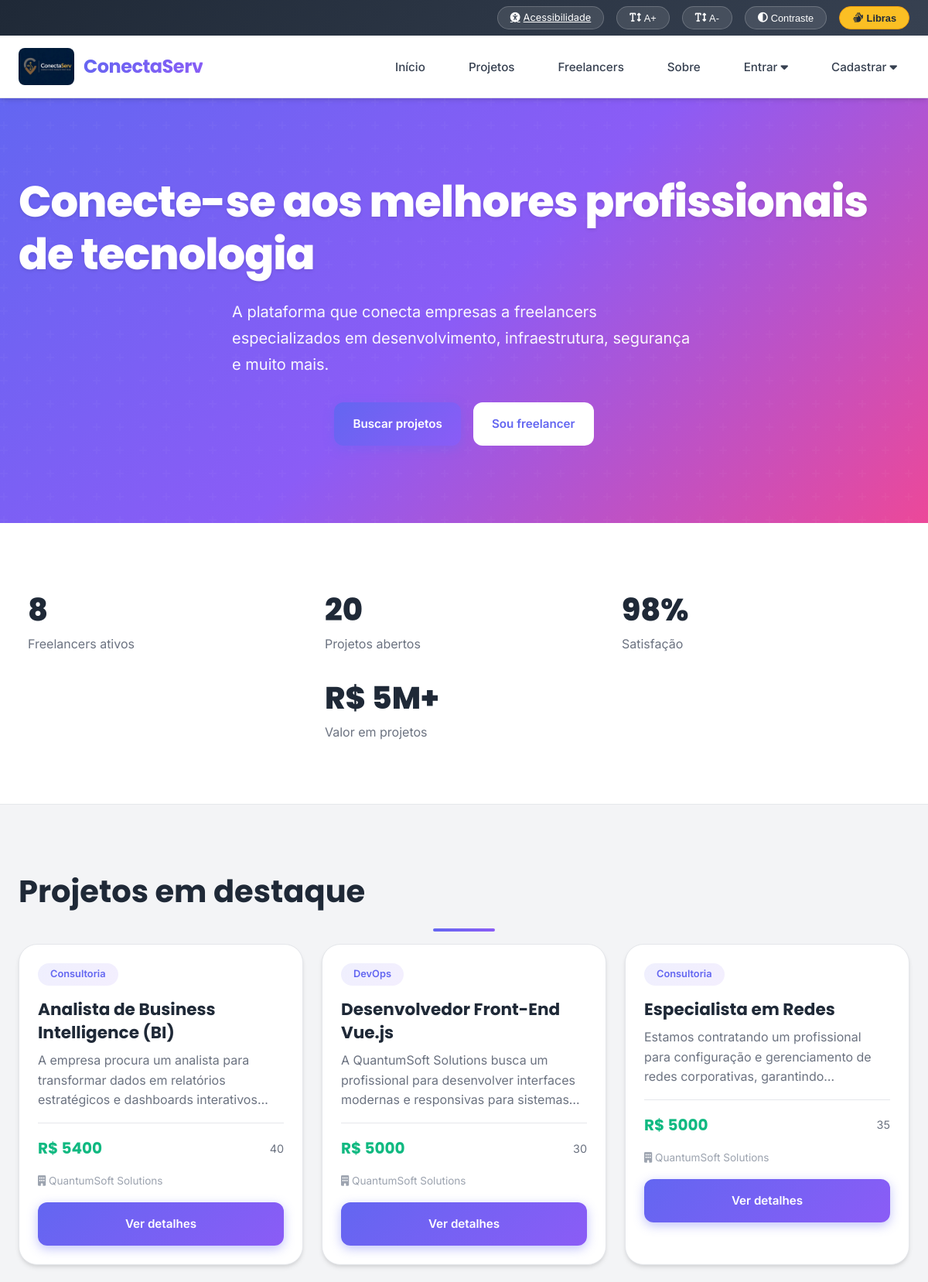
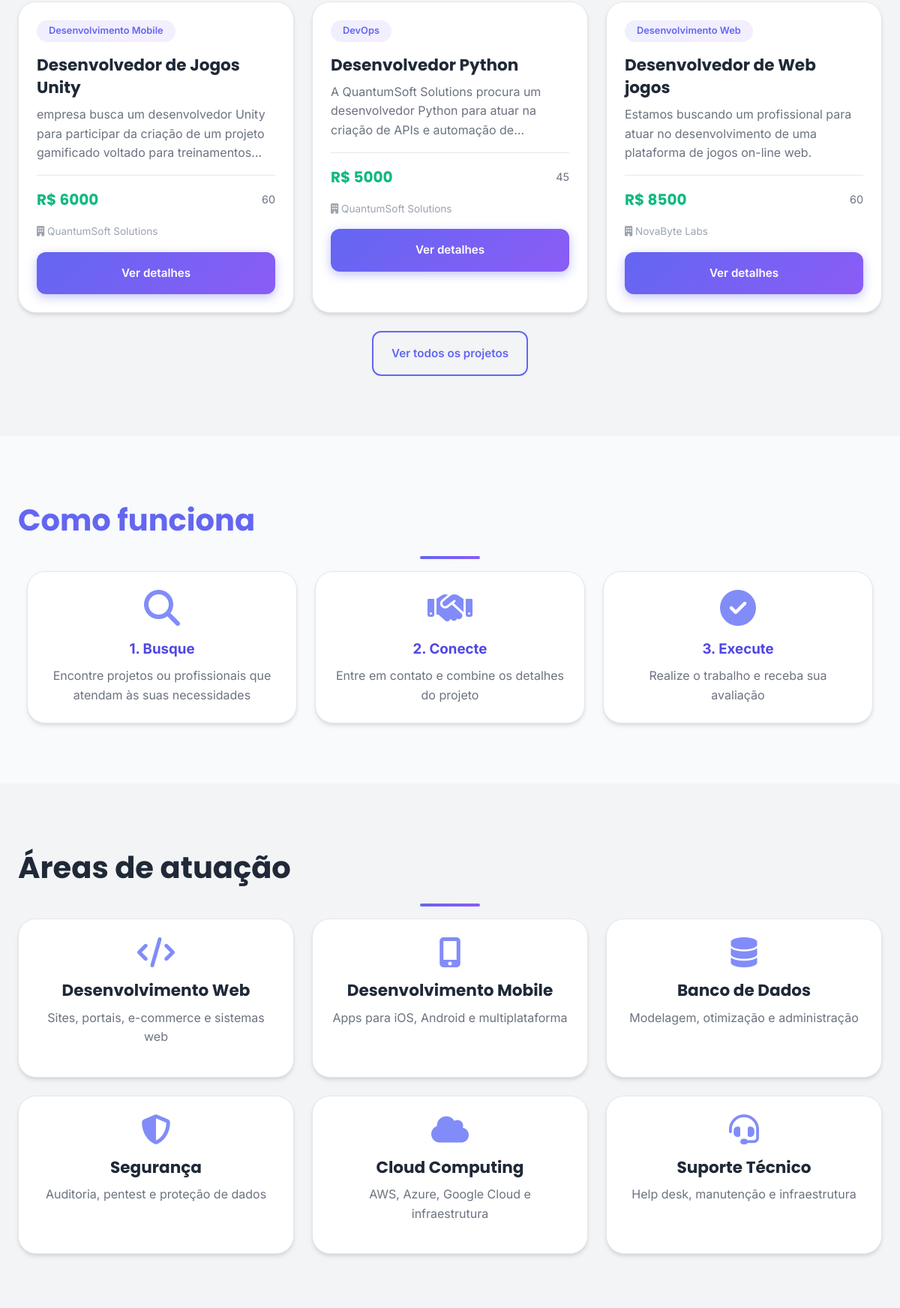
The page / (upper part) on the database its author committed (2 pictures, top to bottom).
### tables this page shows
CREATE TABLE projetos (
            id INTEGER PRIMARY KEY AUTOINCREMENT,
            empresa_id INTEGER NOT NULL,
            titulo TEXT NOT NULL,
            descricao TEXT NOT NULL,
            categoria TEXT NOT NULL,
            habilidades_requeridas TEXT,
            presupuesto DECIMAL(10,2),
            prazo DATE,
            nivel_experiencia TEXT,
            status TEXT DEFAULT 'aberto',
            data_criacao TIMESTAMP DEFAULT CURRENT_TIMESTAMP,
            FOREIGN KEY (empresa_id) REFERENCES empresas(id)
        );

CREATE TABLE empresas (
            id INTEGER PRIMARY KEY AUTOINCREMENT,
            nome_empresa TEXT NOT NULL,
            cnpj TEXT UNIQUE,
            email TEXT UNIQUE NOT NULL,
            senha TEXT NOT NULL,
            telefone TEXT,
            descricao TEXT,
            setor TEXT,
            site TEXT,
            data_cadastro TIMESTAMP DEFAULT CURRENT_TIMESTAMP,
            status TEXT DEFAULT 'ativo'
        , nota_media DECIMAL(3,2) DEFAULT 0, user_id INTEGER);

### app.py (the view)
@app.route('/')
def index():
    conn = criar_conexao()
    cursor = conn.cursor()
    cursor.execute("SELECT COUNT(*) FROM freelancers WHERE status = 'ativo'")
    total_freelancers = cursor.fetchone()[0]
    cursor.execute("SELECT COUNT(*) FROM projetos WHERE status = 'aberto'")
    total_projetos = cursor.fetchone()[0]
    cursor.execute('''
        SELECT p.*, e.nome_empresa
        FROM projetos p
        JOIN empresas e ON p.empresa_id = e.id
        WHERE p.status = 'aberto'
        ORDER BY p.data_criacao DESC
        LIMIT 6
    ''')
    projetos_recentes = cursor.fetchall()
    conn.close()
    return render_template('index.html',
                         freelancers=total_freelancers,
                         projetos=total_projetos,
                         projetos_recentes=projetos_recentes)

### app.py (called while the page is built)
@app.context_processor
def inject_globals():
    return {
        'flash_messages': get_flashed_messages(with_categories=True),
        'alert_class': lambda category: ALERT_CLASS_MAP.get(category, category),
        'textos': obter_textos(),
        't': obter_textos(),
    }

### database/database.py (called while the page is built)
def configurar_sqlite(conn):
    conn.execute('PRAGMA journal_mode=WAL')
    conn.execute('PRAGMA busy_timeout=60000')
    conn.execute('PRAGMA synchronous=NORMAL')
    conn.execute('PRAGMA foreign_keys=ON')
    conn.execute('PRAGMA wal_checkpoint(PASSIVE)')

def criar_conexao():
    conn = sqlite3.connect(DB_PATH, timeout=60)
    conn.row_factory = sqlite3.Row
    configurar_sqlite(conn)
    return conn

### textos_pt.py (called while the page is built)
def obter_textos():
    return TEXTOS

### templates/index.html (shortened to what this page needs)
{% extends "base.html" %}
{% block content %}
<section class="hero">
    <div class="container">
        <h1>{{ t.index.hero_titulo }}</h1>
        <p>{{ t.index.hero_texto }}</p>
        <div class="hero-buttons">
            <a href="{{ url_for('projetos') }}" class="btn btn-primary">{{ t.index.buscar_projetos }}</a>
            <a href="{{ url_for('cadastro_freelancer') }}" class="btn btn-white">{{ t.footer.sou_freelancer }}</a>
        </div>
    </div>
</section>
<section class="stats">
    <div class="container">
        <div class="stats-grid">
            <div class="stat-item">
                <span class="stat-number">{{ freelancers }}</span>
                <span class="stat-label">{{ t.index.freelancers_ativos }}</span>
            </div>
            <div class="stat-item">
                <span class="stat-number">{{ projetos }}</span>
                <span class="stat-label">{{ t.index.projetos_abertos }}</span>
            </div>
            <div class="stat-item">
                <span class="stat-number">98%</span>
                <span class="stat-label">{{ t.index.satisfacao }}</span>
            </div>
            <div class="stat-item">
                <span class="stat-number">R$ 5M+</span>
                <span class="stat-label">{{ t.index.valor_projetos }}</span>
            </div>
        </div>
    </div>
</section>
<section class="section">
    <div class="container">
        <h2 class="section-title">{{ t.index.destaque }}</h2>
        <div class="projetos-grid">
            {% for projeto in projetos_recentes %}
            <div class="projeto-card">
                <span class="projeto-categoria">{{ projeto.categoria }}</span>
                <h3 class="projeto-titulo">{{ projeto.titulo }}</h3>
                <p class="projeto-descricao">{{ projeto.descricao }}</p>
                <div class="projeto-info">
                    <span class="projeto-budget">R$ {{ projeto.presupuesto|default(0)|round(2) }}</span>
                    <span class="projeto-prazo">{{ projeto.prazo }}</span>
                </div>
                <p class="projeto-empresa mt-2"><i class="fas fa-building"></i> {{ projeto.nome_empresa }}</p>
                <a href="{{ url_for('detalhes_projeto', projeto_id=projeto.id) }}" class="btn btn-primary btn-block mt-2">{{ t.comum.ver_detalhes }}</a>
            </div>
            {% endfor %}
        </div>
        <div class="text-center mt-3">
            <a href="{{ url_for('projetos') }}" class="btn btn-outline">{{ t.index.ver_todos }}</a>
        </div>
    </div>
</section>
<section class="section" style="background-color: var(--bege-claro);">
    <div class="container">
        <h2 class="section-title section-title-logo">{{ t.index.como_funciona }}</h2>
        <div class="stats-grid">
            <div class="stat-item">
                <div class="card" style="text-align: center;">
                    <i class="fas fa-search" style="font-size: 3rem; color: var(--azul-claro); margin-bottom: var(--espaco-medio);"></i>
                    <h3 style="color: var(--azul-escuro); margin-bottom: var(--espaco-pequeno);">{{ t.index.passo1_titulo }}</h3>
                    <p style="color: var(--cinza-medio);">{{ t.index.passo1_texto }}</p>
                </div>
            </div>
            <div class="stat-item">
                <div class="card" style="text-align: center;">
                    <i class="fas fa-handshake" style="font-size: 3rem; color: var(--azul-claro); margin-bottom: var(--espaco-medio);"></i>
                    <h3 style="color: var(--azul-escuro); margin-bottom: var(--espaco-pequeno);">{{ t.index.passo2_titulo }}</h3>
                    <p style="color: var(--cinza-medio);">{{ t.index.passo2_texto }}</p>
                </div>
            </div>
            <div class="stat-item">
                <div class="card" style="text-align: center;">
                    <i class="fas fa-check-circle" style="font-size: 3rem; color: var(--azul-claro); margin-bottom: var(--espaco-medio);"></i>
                    <h3 style="color: var(--azul-escuro); margin-bottom: var(--espaco-pequeno);">{{ t.index.passo3_titulo }}</h3>
                    <p style="color: var(--cinza-medio);">{{ t.index.passo3_texto }}</p>
                </div>
            </div>
        </div>
    </div>
</section>
<section class="section">
    <div class="container">
        <h2 class="section-title">{{ t.index.areas }}</h2>
        <div class="projetos-grid">
            <div class="projeto-card" style="text-align: center;">
                <i class="fas fa-code" style="font-size: 2.5rem; color: var(--azul-claro); margin-bottom: var(--espaco-medio);"></i>
                <h3 class="projeto-titulo">Desenvolvimento Web</h3>
                <p class="projeto-descricao">Sites, portais, e-commerce e sistemas web</p>
            </div>
            <div class="projeto-card" style="text-align: center;">
                <i class="fas fa-mobile-alt" style="font-size: 2.5rem; color: var(--azul-claro); margin-bottom: var(--espaco-medio);"></i>
                <h3 class="projeto-titulo">Desenvolvimento Mobile</h3>
                <p class="projeto-descricao">Apps para iOS, Android e multiplataforma</p>
            </div>
            <div class="projeto-card" style="text-align: center;">
                <i class="fas fa-database" style="font-size: 2.5rem; color: var(--azul-claro); margin-bottom: var(--espaco-medio);"></i>
                <h3 class="projeto-titulo">Banco de Dados</h3>
                <p class="projeto-descricao">Modelagem, otimização e administração</p>
            </div>
            <div class="projeto-card" style="text-align: center;">
                <i class="fas fa-shield-alt" style="font-size: 2.5rem; color: var(--azul-claro); margin-bottom: var(--espaco-medio);"></i>
                <h3 class="projeto-titulo">Segurança</h3>
                <p class="projeto-descricao">Auditoria, pentest e proteção de dados</p>
            </div>
            <div class="projeto-card" style="text-align: center;">
                <i class="fas fa-cloud" style="font-size: 2.5rem; color: var(--azul-claro); margin-bottom: var(--espaco-medio);"></i>
                <h3 class="projeto-titulo">Cloud Computing</h3>
                <p class="projeto-descricao">AWS, Azure, Google Cloud e infraestrutura</p>
            </div>
            <div class="projeto-card" style="text-align: center;">
                <i class="fas fa-headset" style="font-size: 2.5rem; color: var(--azul-claro); margin-bottom: var(--espaco-medio);"></i>
                <h3 class="projeto-titulo">Suporte Técnico</h3>
                <p class="projeto-descricao">Help desk, manutenção e infraestrutura</p>
            </div>
        </div>
    </div>
</section>
{% endblock %}

### rows shown on the page
projetos: categoria "Consultoria", titulo "Analista de Business Intelligence (BI)", descricao "A empresa procura um analista para transformar dados em relatórios estratégicos e dashboards…", presupuesto "5400", prazo "40", nome_empresa "QuantumSoft Solutions", comum.ver_detalhes "Ver detalhes"
projetos: categoria "DevOps", titulo "Desenvolvedor Front-End Vue.js", descricao "A QuantumSoft Solutions busca um profissional para desenvolver interfaces modernas e responsivas para…", presupuesto "5000", prazo "30", nome_empresa "QuantumSoft Solutions", comum.ver_detalhes "Ver detalhes"
projetos: categoria "Consultoria", titulo "Especialista em Redes", descricao "Estamos contratando um profissional para configuração e gerenciamento de redes corporativas,…", presupuesto "5000", prazo "35", nome_empresa "QuantumSoft Solutions", comum.ver_detalhes "Ver detalhes"
projetos: categoria "Desenvolvimento Mobile", titulo "Desenvolvedor de Jogos Unity", descricao "empresa busca um desenvolvedor Unity para participar da criação de um projeto gamificado voltado para…", presupuesto "6000", prazo "60", nome_empresa "QuantumSoft Solutions", comum.ver_detalhes "Ver detalhes"
projetos: categoria "DevOps", titulo "Desenvolvedor Python", descricao "A QuantumSoft Solutions procura um desenvolvedor Python para atuar na criação de APIs e automação…", presupuesto "5000", prazo "45", nome_empresa "QuantumSoft Solutions", comum.ver_detalhes "Ver detalhes"
projetos: categoria "Desenvolvimento Web", titulo "Desenvolvedor de Web jogos", descricao "Estamos buscando um profissional para atuar no desenvolvimento de uma plataforma de jogos on-line web.", presupuesto "8500", prazo "60", nome_empresa "NovaByte Labs", comum.ver_detalhes "Ver detalhes"

### other values the page prints
{{ t.nav.acessibilidade }} "Acessibilidade"
{{ t.nav.libras }} "Libras"
{{ t.site.nome }} "ConectaServ"
{{ t.nav.inicio }} "Início"
{{ t.nav.projetos }} "Projetos"
{{ t.nav.freelancers }} "Freelancers"
{{ t.nav.sobre }} "Sobre"
{{ t.nav.entrar }} "Entrar"
{{ t.nav.cadastrar }} "Cadastrar"
{{ t.index.hero_titulo }} "Conecte-se aos melhores profissionais de tecnologia"
{{ t.index.hero_texto }} "A plataforma que conecta empresas a freelancers especializados em desenvolvimento, infraestrutura, segurança e muito mais."
{{ t.index.buscar_projetos }} "Buscar projetos"
{{ t.footer.sou_freelancer }} "Sou freelancer"
{{ freelancers }} "8"
{{ t.index.freelancers_ativos }} "Freelancers ativos"
